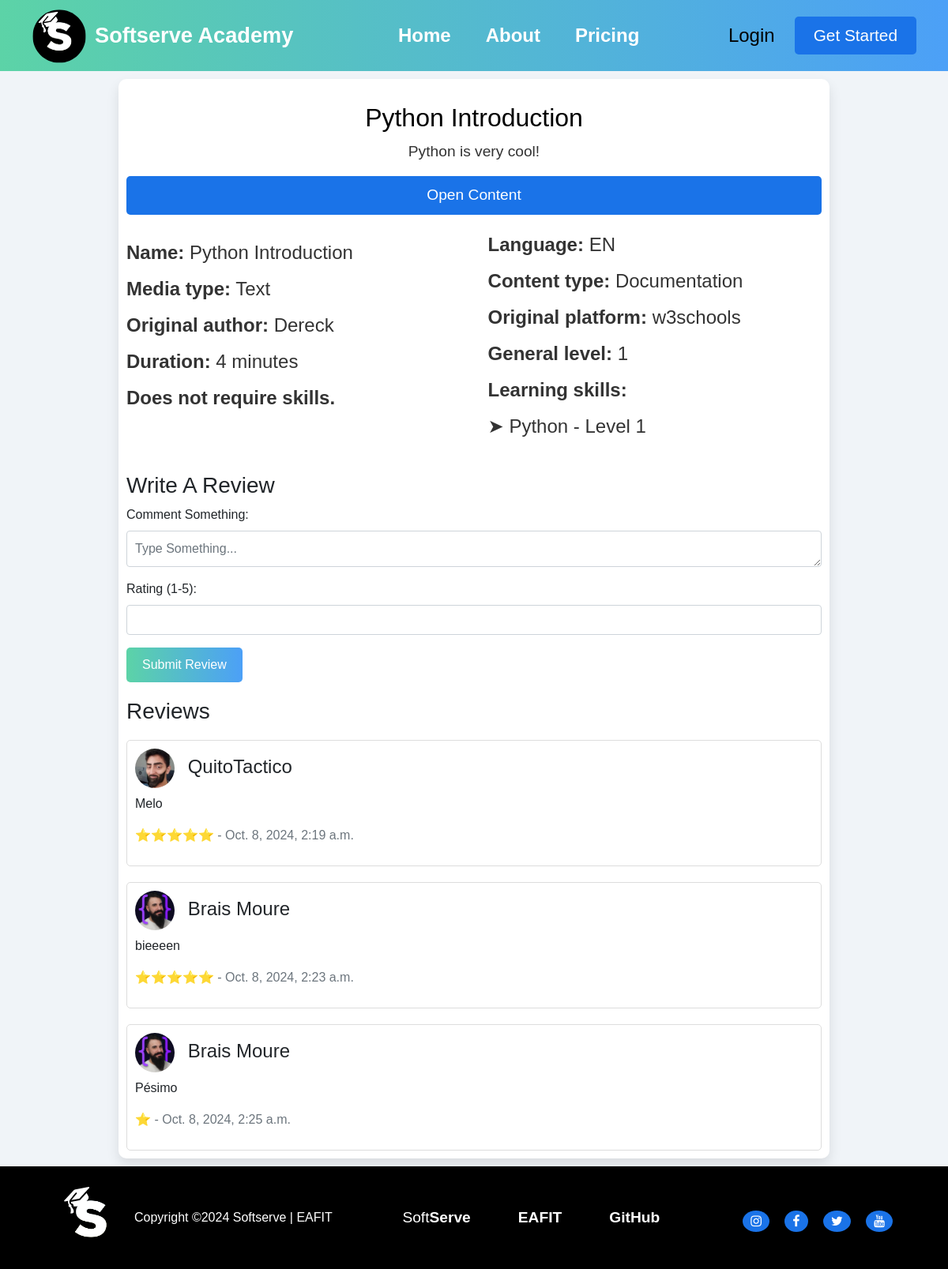
The app's page /learning_resource/1/37/ with its own data.
### learning_resource/models.py (models this page shows, shortened)
class LearningResource(models.Model):
    id = models.AutoField(primary_key=True)
    name = models.CharField(max_length=100)
    media_type = models.CharField(max_length=100, choices=MEDIA_TYPE_CHOICES)
    content_type = models.CharField(max_length=100, choices=CONTENT_TYPE_CHOICES)
    link = models.CharField(max_length=200)
    details = models.TextField(blank=True)
    duration = models.IntegerField(validators=[MinValueValidator(1)])
    language = models.CharField(max_length=20, choices=LANGUAGE_CHOICES)
    original_platform = models.CharField(max_length=100, blank=True)
    original_author = models.CharField(max_length=100, blank=True)
    general_level = models.IntegerField(validators=[MinValueValidator(1)])
    learning_skills = models.ManyToManyField(
        SkillLevel, related_name="learning_resources_learning"
    )
    required_skills = models.ManyToManyField(
        SkillLevel, related_name="learning_resources_required", blank=True
    )
    reviews = models.ManyToManyField(
        "Review", related_name="learning_resources_review", blank=True
    )

class Review(models.Model):
    id = models.AutoField(primary_key=True)
    rate = models.IntegerField(validators=[MinValueValidator(1), MaxValueValidator(5)])
    created_at = models.DateTimeField(auto_now_add=True)
    comment = models.TextField(blank=True)
    user = models.ForeignKey("user.User", on_delete=models.CASCADE)
    def rate_range(self):
        return range(self.rate)

### skill/models.py (models this page shows, shortened)
class SkillLevel(models.Model):
    id = models.AutoField(primary_key=True)
    skill = models.ForeignKey("Skill", on_delete=models.CASCADE)
    level = models.IntegerField(validators=[MinValueValidator(1), MaxValueValidator(5)])

class Skill(models.Model):
    id = models.AutoField(primary_key=True)
    name = models.CharField(max_length=100)
    skill_type = models.CharField(max_length=100, choices=SKILL_TYPE_CHOICES)
    image = models.ImageField(upload_to="skill/images/", null=True, blank=True)

### user/models.py (models this page shows, shortened)
class User(AbstractBaseUser, PermissionsMixin):
    id = models.AutoField(primary_key=True)
    name = models.CharField(max_length=100)
    password = models.CharField(max_length=100)
    email = models.EmailField(unique=True)
    image = models.ImageField(upload_to="user/images/", blank=True)
    preference = models.ForeignKey(
        Preference, on_delete=models.SET_NULL, blank=True, null=True
    )
    current_skills = models.ManyToManyField(
        SkillLevel, related_name="users_current", blank=True
    )
    target_skills = models.ManyToManyField(
        SkillLevel, related_name="users_target", blank=True
    )
    learning_routes = models.ManyToManyField(
        LearningRoute, related_name="users_route", blank=True
    )
    is_active = models.BooleanField(default=True)
    is_staff = models.BooleanField(default=False)
    is_superuser = models.BooleanField(default=False)
    objects = UserManager()
    USERNAME_FIELD = "email"
    REQUIRED_FIELDS = ["name"]

### learning_resource/views.py (the view)
def detail(request, id: int, route_resource_id: int = None):
    try:
        learning_resource = LearningResource.objects.get(pk=id)
        if route_resource_id:
            route_resource = LearningRouteResource.objects.get(id=route_resource_id)
            route_resource.set_completed()
        else:
            route_resource = None
        review_form = ReviewForm()
        return render(
            request,
            "learning_resource_detail.html",
            {"learning_resource": learning_resource, "review_form": review_form},
        )
    except LearningResource.DoesNotExist:
        return redirect("not_found")

### learning_resource/forms.py
class ReviewForm(forms.ModelForm):
    class Meta:
        model = Review
        fields = ["comment", "rate"]
        widgets = {
            "comment": forms.Textarea(
                attrs={
                    "class": "form-control custom-textarea",
                    "placeholder": "Type Something...",
                    "required": True,
                }
            ),
            "rate": forms.NumberInput(
                attrs={
                    "class": "form-control custom-input",
                    "min": 1,
                    "max": 5,
                    "required": True,
                }
            ),
        }
        labels = {
            "comment": "Comment Something",
            "rate": "Rating (1-5)",
        }

### learning_route/models.py (called while the page is built)
    def set_completed(self):
        self.completed = True
        self.save()

### learning_resource/templates/learning_resource_detail.html (shortened to what this page needs)
{% extends "base.html" %}
{% load static %}
{% block extra_css %}
<link rel="stylesheet" href="{% static 'css/learningresourcedetail.css' %}">
{% endblock %}
{% block content %}
<div class="container-resource">
    <div class="course-header">
        <h1>{{ learning_resource.name }}</h1>
        <p>{{ learning_resource.details }}</p>
        <a href="{{ learning_resource.link }}" target="_blank">
            <button class="start-now">Open Content</button>
        </a>
    </div>
    <div class="course-content">
        <div class="course-column">
            <div class="course-rating">
                <ul>
                    <li><strong>Name:</strong> {{ learning_resource.name }}</li>
                    <li><strong>Media type:</strong> {{ learning_resource.media_type }}</li>
                    {% if learning_resource.original_author %}
                    <li><strong>Original author:</strong> {{ learning_resource.original_author }}</li>
                    {% else %}
                    <li><strong>Unknown original author.</strong></li>
                    {% endif %}
                    <li><strong>Duration:</strong> {{ learning_resource.duration }} minutes</li>
                    {% if learning_resource.required_skills.all %}
                    <li><strong>Required skills:</strong></li>
                    {% for skill_level in learning_resource.required_skills.all %}
                    <li>➤ {{ skill_level.skill.name }} - Level {{ skill_level.level }}</li>
                    {% endfor %}
                    {% else %}
                    <li><strong>Does not require skills.</strong></li>
                    {% endif %}
                </ul>
            </div>
        </div>
        <div class="course-column">
            <div class="course-details">
                <ul>
                    <li><strong>Language:</strong> {{ learning_resource.language|upper }}</li>
                    <li><strong>Content type:</strong> {{ learning_resource.content_type }}</li>
                    <li><strong>Original platform:</strong> {{ learning_resource.original_platform }}</li>
                    <li><strong>General level:</strong> {{ learning_resource.general_level }}</li>
                    <li><strong>Learning skills:</strong></li>
                    {% for skill_level in learning_resource.learning_skills.all %}
                    <li>➤ {{ skill_level.skill.name }} - Level {{ skill_level.level }}</li>
                    {% endfor %}
                </ul>
            </div>
        </div>
    </div>
    <div class="review-section">
        <h3>Write A Review</h3>
        <form method="post" action="{% url 'learning_resource_create_review' learning_resource.id %}"
            enctype="multipart/form-data">
            {{ review_form.as_p }}
            <button type="submit" class="btn btn-primary">Submit Review</button>
        </form>
        {% if learning_resource.reviews.all %}
        <h3>Reviews</h3>
        {% endif %}
        {% for review in learning_resource.reviews.all %}
        <div class="review">
            <h4>
                {% if review.user.image %}
                <img class="user-image" src="{{ review.user.image.url }}" alt="Profile Picture">
                {% else %}
                <img class="user-image" src="{% static 'images/default-user.png' %}" alt="Profile Picture">
                {% endif %}
                {{ review.user.name }}
            </h4>
            <p>{{ review.comment }}</p>
            <p>{% for _ in review.rate_range %}⭐{% endfor %}
                <span class="text-muted">- {{ review.created_at }}</span>
            </p>
        </div>
        {% endfor %}
    </div>
</div>
{% endblock %}

### static/css/header.css (style rules this page uses)
* { margin: 0; padding: 0; }
dl, ol, ul { margin-top: 0; margin-bottom: 0rem; }
body { font-family: 'Segoe UI', Tahoma, Geneva, Verdana, sans-serif; background-color: #f0f4f8; }

### static/css/footer.css (style rules this page uses)
html, body { height: 100%; margin: 0; display: flex; flex-direction: column; }

### static/css/base.css (style rules this page uses)
* { margin: 0; padding: 0; box-sizing: content-box; }
dl, ol, ul { margin-top: 0; margin-bottom: 0rem; }
body { font-family: Arial, sans-serif; background-color: #f0f4f8; }

### static/css/learningresourcedetail.css (style rules this page uses)
* { margin: 0; padding: 0; box-sizing: border-box; }
body { font-family: Arial, sans-serif; background-color: #f0f4f8; }
.container-resource { background-color: #fff; padding: 10px; border-radius: 10px; box-shadow: 0 8px 16px rgba(0, 0, 0, 0.1); max-width: 900px; margin: 10px auto; }
.course-header h1 { font-size: 2rem; margin-top: 20px; text-align: center; color: #000; }
.course-header p { font-size: 1.2rem; margin-top: 10px; text-align: center; color: #333; }
.course-content { display: flex; justify-content: space-between; margin-top: 20px; }
.course-column { width: 48%; }
.course-rating ul, .course-details ul { list-style: none; }
.course-rating li, .course-details li { margin-bottom: 10px; font-size: 1.5rem; color: #333; }
.start-now { background-color: #1a73e8; color: white; padding: 10px 20px; border: none; border-radius: 5px; cursor: pointer; font-size: 1.2rem; align-self: flex-start; width: 100%; }
.course-rating { margin-top: 10px; font-size: 1.2rem; color: #000; }
.review-section { margin-top: 30px; }
.review-section textarea { width: 100%; max-height: 150px; padding: 10px; margin-bottom: 10px; font-size: 1rem; resize: vertical; field-sizing: content; }
.review-section button { background: linear-gradient(to right, #5cd3a7, #4ca0f7); color: white; padding: 10px 20px; border: none; border-radius: 5px; cursor: pointer; font-size: 1rem; }
.review-section .review { margin-top: 20px; padding: 10px; border: 1px solid #ddd; border-radius: 5px; }
.review-section h3 { margin-top: 20px; }
.user-image { width: 50px; height: 50px; border-radius: 50%; margin-right: 10px; }

### records on screen
LearningResource: name "Python Introduction", details "Python is very cool!", media_type "Text", original_author "Dereck", duration "4", language "EN", content_type "Documentation", original_platform "w3schools", general_level "1"
SkillLevel: skill.name "Python", level "1"
Review: user.image (picture), user.name "QuitoTactico", comment "Melo", created_at "Oct. 8, 2024, 2:19 a.m."
Review: user.image (picture), user.name "Brais Moure", comment "bieeeen", created_at "Oct. 8, 2024, 2:23 a.m."
Review: user.image (picture), user.name "Brais Moure", comment "Pésimo", rate 1 (drawn), created_at "Oct. 8, 2024, 2:25 a.m."
